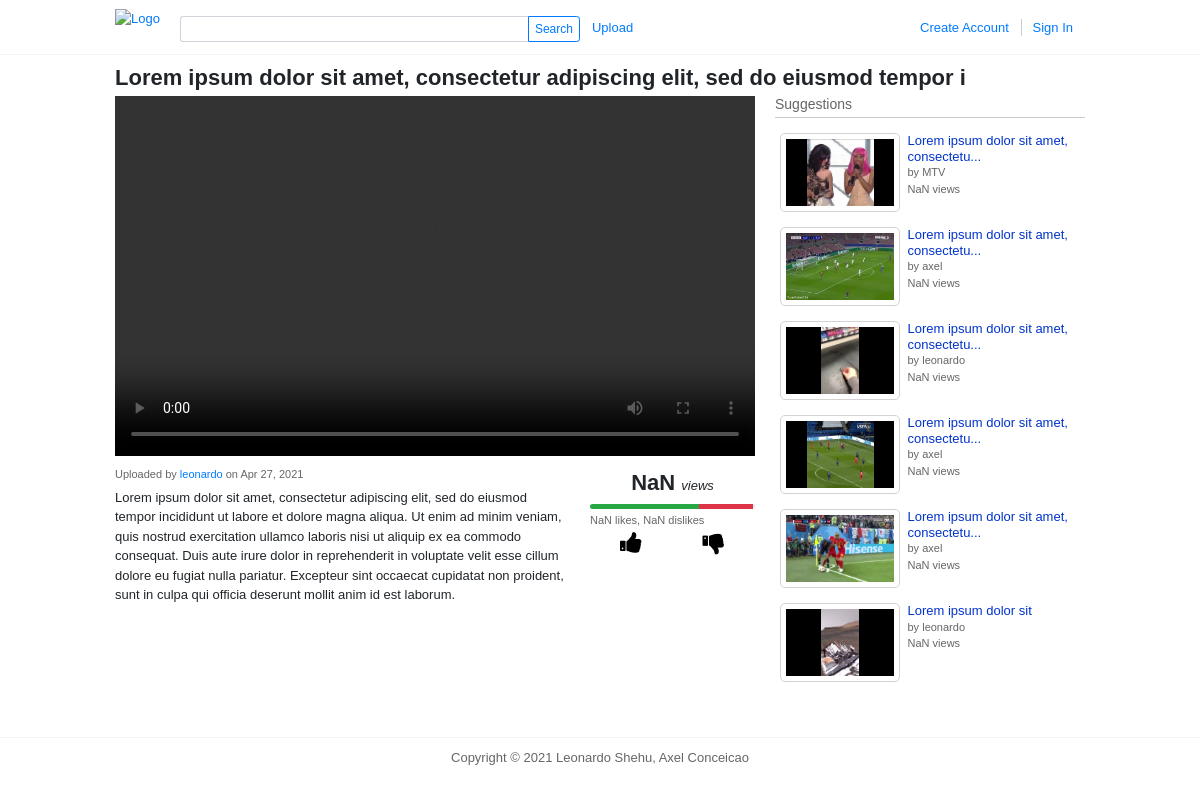
Screenshot of /video/watch/6a604490-af08-4308-a3ab-948ea0bd3281/ with the database file from the repository.
### video/models.py (models this page shows, shortened)
class Video(models.Model):
  id = models.UUIDField(primary_key=True, default=uuid.uuid4, editable=False)
  author = models.ForeignKey(User, blank=True, null=True, on_delete=models.SET_NULL)
  file = models.FileField('Video', upload_to="video/")
  thumbnail = models.ImageField(upload_to ='thumbnail/', default=DEFAULT_THUMBNAIL)
  title = models.CharField('Title', max_length=80)
  description = models.TextField('Description', max_length=1000)
  views = models.IntegerField('Views count', default=0)
  likes = models.ManyToManyField(User, blank=True, related_name='+', verbose_name='Likes')
  dislikes = models.ManyToManyField(User, blank=True, related_name='+', verbose_name='Dislikes')
  created_at = models.DateTimeField(auto_now_add=True, blank=True)
  updated_at = models.DateTimeField(auto_now=True, blank=True)

### authentication/models.py (models this page shows)
class User(AbstractUser):
  subscribers = models.ManyToManyField('self', blank=True, related_name='+', verbose_name='Subscibers')

### video/views.py (the view)
# urls.py: path('video/watch/<str:id>/', views.watch, name='watch'),
def watch(request, id=''):
  if id == '':
    return redirect('video:index')
  context = {}
  if is_valid_uuid(id):
    videos = Video.objects.filter(id=id)
    video = None
    if len(videos) > 0:
      video = videos[0]
    if video:
      video.views += 1
      video.save()
      context['video'] = video
      context['liked'] = video.likes.filter(username=request.user.username).exists()
      context['disliked'] = video.dislikes.filter(username=request.user.username).exists()
    else:
      context['error'] = id
  else:
    context['error'] = id
  context['suggestions'] = Video.objects.order_by('?')[:10]
  return render(request, "watch.html", context)

### video/views.py (called while the page is built)
def is_valid_uuid(uuid_to_test):
  try:
    uuid_obj = UUID(uuid_to_test)
  except ValueError:
    return False
  return str(uuid_obj) == uuid_to_test

### video/templates/watch.html (shortened to what this page needs)
{% extends "base.html" %}
{% load static %}
{% block main_content %}
{% if not error %}
<div id="watch-headline">
  <h1 class="watch-headline-title">
    {{ video.title }}
  </h1>
</div>
{% endif %}
<div id="watch-container">
  <div id="watch-panel">
    <div id="watch-player">
      {% if error %}
      <img src="{% get_media_prefix %}thumbnail/unavailable.jpg">
      </img>
      {% else %}
      <video controls autoplay>
        <source src="{{ video.file.url }}" type="video/mp4">
      </video>
      {% endif %}
    </div>
    {% if error %}
    <div class="alert alert-danger" role="alert">
      <strong>This video is not available. Sorry about that.</strong>
    </div>
    {% else %}
    <div id="watch-description">
      <div id="watch-description-clip">
        <div id="watch-uploader-info">
          Uploaded by <a class="author" rel="author" href="{% url 'video:channel' video.author %}">{{ video.author }}</a>
          on {{ video.created_at|date:"M d, Y" }}
        </div>
        <div class="watch-description-text">{{ video.description }}</div>
      </div>
      <div id="watch-description-extra">
        <div id="watch-views">
          <strong>
            <span class="format-number">{{ video.views }}</span>
            <span class="views">views</span>
          </strong>
        </div>
        <div class="progress" style="height: 5px;margin: 5px 0 3px;">
          <div id="likes-bar" class="progress-bar bg-success" role="progressbar" style="width: 50%" aria-valuenow="50"
            aria-valuemin="0" aria-valuemax="100"></div>
          <div id="dislikes-bar" class="progress-bar bg-danger" role="progressbar" style="width: 50%" aria-valuenow="50"
            aria-valuemin="0" aria-valuemax="100"></div>
        </div>
        <div id="watch-likes-dislikes">
          <span class="format-number">{{ video.likes.count }}</span> likes,
          <span class="format-number">{{ video.dislikes.count }}</span> dislikes
        </div>
        <div id="watch-like-dislike">
          <form action="{% url 'video:like' video.id %}" method="POST">
            <button class="watch-like-btn" type="submit"><i class="fa fa-thumbs-up"></i></button>
          </form>
          <form action="{% url 'video:dislike' video.id %}" method="POST">
            <button class="watch-dislike-btn" type="submit"><i class="fa fa-thumbs-down"></i></button>
          </form>
        </div>
      </div>
    </div>
    {% endif %}
  </div>
  <div id="watch-sidebar">
    <h4 class="sidebar-title">Suggestions</h4>
    <ul id="watch-related">
      {% for sugg in suggestions %}
      {% if video.id != sugg.id %}
      <li class="video-list-item">
        <a class="video-list-item-link" href="{% url 'video:watch' sugg.id %}">
          <div class="watch-video-thumb">
            <div class="watch-clip">
              <img src="{{ sugg.thumbnail.url }}">
            </div>
          </div>
          <div class="watch-video-info">
            <span class="video-title">{{ sugg.title }}</span>
            <span class="video-author">by {{ sugg.author }}</span>
            <span class="video-views">
              <span class="format-number">{{ sugg.views }}</span> views
            </span>
          </div>
        </a>
      </li>
      {% endif %}
      {% endfor %}
    </ul>
  </div>
</div>
{% endblock main_content %}

### youtube/templates/base.html (shortened to what this page needs)
{% load static %}
<!DOCTYPE html>
<html>
<head>
  <link href="{% static 'css/base.css' %}" rel="stylesheet" type="text/css" />
  <link href="{% static 'css/content.css' %}" rel="stylesheet" type="text/css" />
  <link href="{% static 'css/global.css' %}" rel="stylesheet" type="text/css" />
  <link rel="stylesheet" href="https://stackpath.bootstrapcdn.com/bootstrap/4.5.2/css/bootstrap.min.css"
 />
  <link rel="stylesheet" href="https://cdnjs.cloudflare.com/ajax/libs/font-awesome/4.7.0/css/font-awesome.min.css">
</head>
<body>
  <div id="page">
    <div id="masthead-container">
      <div id="masthead" class="row">
        <div id="logo">
          <a href="{% url 'video:index' %}">
            <img src="{% static 'img/logo.svg' %}" width="100px" alt="Logo" />
          </a>
        </div>
        <div id="masthead-search" class="row">
          <form id="search" action="{% url 'video:index' %}" method="get">
            <input class="form-control text" type="text" name="search" />
            <button type="submit" value="Go" class="btn btn-outline-primary submit">Search</button>
          </form>
        </div>
        <div id="masthead-sections">
          <div>
            <a href="{% url 'video:upload' %}">Upload</a>
          </div>
          {% if user.is_authenticated %}
          <div>
            Hi, <a class="hi-username" href="">{{ user.username }}</a>
            <a class="sign-out" href="{% url 'authentication:logout' %}">Sign Out</a>
          </div>
          {% else %}
          <div>
            <a class="create-account" href="{% url 'authentication:register' %}">Create Account</a>
            <a class="sign-in" href="{% url 'authentication:login' %}">Sign In</a>
          </div>
          {% endif %}
        </div>
      </div>
    </div>
    <div id="content-container">
      <div id="content">
        {% block main_content %}
        {% endblock main_content %}
      </div>
    </div>
    <div id="footer-container">
      <div id="footer">
        <span>Copyright &copy; 2021 Leonardo Shehu, Axel Conceicao</span>
      </div>
    </div>
  </div>
</body>
</html>

### static/css/base.css (style rules this page uses)
html, body { background-color: white; font-size: 13px !important; font-family: Arial, Helvetica, sans-serif !important; margin: 0; height: 100%; min-height: 800px; }
#page { height: 100%; margin: auto 0; }
#masthead-container { border-bottom: 1px solid #f3f3f3; margin-bottom: 10px; }
#masthead { width: 970px; height: 54px; margin: 0 auto; padding: 8px 0 12px; }
#content { width: 970px; margin: 0 auto; }
#footer-container { border-top: 1px solid #f3f3f3; margin-top: 15px; }
#footer { width: 970px; margin: 0 auto; text-align: center; color: #666; padding: 10px 0; }
#logo { margin-right: 20px; }
#masthead-search { margin: 0; margin-bottom: 15px; padding-top: 8px; }
#masthead-search form { display: flex; width: 400px; }
#masthead-search button, #masthead-search input { height: 26px; padding: 0 6px; font-size: 12px; }
#masthead-search button { border-radius: 0 0.25rem 0.25rem 0; }
#masthead-search input { border-radius: 0.25rem 0 0 0.25rem; border-right: none; }
#masthead-sections { flex: 1 1 auto; height: 29px; padding-top: 10px; display: flex; justify-content: space-between; }
#masthead-sections a { font-size: 13px; padding: 1px 12px; }
.hi-username, .create-account { border-right: 1px solid #ccc; }
.sign-out, .sign-in { margin-left: -5px; }

### static/css/content.css (style rules this page uses)
#watch-container, #watch-headline { width: 970px; margin: 0 auto; }
#watch-container { display: flex; flex-direction: row; padding-bottom: 30px; }
.watch-headline-title { font-size: 22px; font-weight: bold; margin: 0 0 5px; }
#watch-panel { width: 640px; }
#watch-player { width: 640px; height: 360px; text-align: center; margin-bottom: 10px; }
#watch-player video { width: 100%; height: 100%; background-color: black; }
#watch-sidebar { width: 330px; padding-left: 20px; }
#watch-uploader-info { font-size: 11px; color: #666; margin-bottom: 5px; }
#watch-related { list-style: none; margin: 0; padding: 0; }
.video-list-item { clear: both; margin-bottom: 5px; }
a.video-list-item-link { padding: 5px; display: block; overflow: hidden; color: #000; zoom: 1; cursor: pointer; display: flex; flex-direction: row; }
.watch-video-thumb { width: 120px; background-color: white; border: 1px solid #d3d3d3; border-radius: 5px; padding: 5px; }
.watch-video-thumb img { height: 100%; max-width: 100%; }
.watch-clip { height: 67px; background-color: black; text-align: center; }
.watch-video-info { width: 180px; padding-left: 7.5px; display: flex; flex-direction: column; }
.watch-video-info .video-title { font-weight: normal; line-height: 1.2; color: #03c; }
.watch-video-info .video-views, .watch-video-info .video-author { font-size: 11px; color: #666; }
.sidebar-title { font-size: 14px; color: #666; margin-top: 0; margin-bottom: 10px; padding-bottom: 4px; border-bottom: 1px solid #ccc; }
#watch-views, #watch-description-extra { width: 165px; }
#watch-views { text-align: center; font-size: 22px; }
#watch-views .views { font-size: 13px; font-style: italic; font-weight: normal; }
#watch-subscribe, #watch-description-clip { width: 450px; }
#watch-description { display: flex; justify-content: space-between; }
#watch-likes-dislikes { color: #666; font-size: 11px; }
#watch-like-dislike { display: flex; justify-content: space-around; }
.watch-like-btn, .watch-dislike-btn { font-size: 24px; cursor: pointer; line-height: 0; border: none; background-color: transparent; }

### rows the page displays
Video: title "Lorem ipsum dolor sit amet, consectetur adipiscing elit, sed do eiusmod tempor i", author "leonardo", created_at "Apr 27, 2021", description "Lorem ipsum dolor sit amet, consectetur adipiscing elit, sed do eiusmod tempor incididunt ut labore et dolore magna aliqua. Ut enim ad minim veniam, quis nostrud exercitation ullamco laboris nisi ut aliquip ex ea commodo consequat. Duis aute irure dolor in reprehenderit in voluptate velit esse cillum dolore eu fugiat nulla pariatur. Excepteur sint occaecat cupidatat non proident, sunt in culpa qui officia deserunt mollit anim id est laborum."
Video: thumbnail (picture), title "Lorem ipsum dolor sit amet, consectetu...", author "MTV"
Video: thumbnail (picture), title "Lorem ipsum dolor sit amet, consectetu...", author "axel"
Video: thumbnail (picture), title "Lorem ipsum dolor sit amet, consectetu...", author "leonardo"
Video: thumbnail (picture), title "Lorem ipsum dolor sit amet, consectetu...", author "axel"
Video: thumbnail (picture), title "Lorem ipsum dolor sit amet, consectetu...", author "axel"
Video: thumbnail (picture), title "Lorem ipsum dolor sit", author "leonardo"
